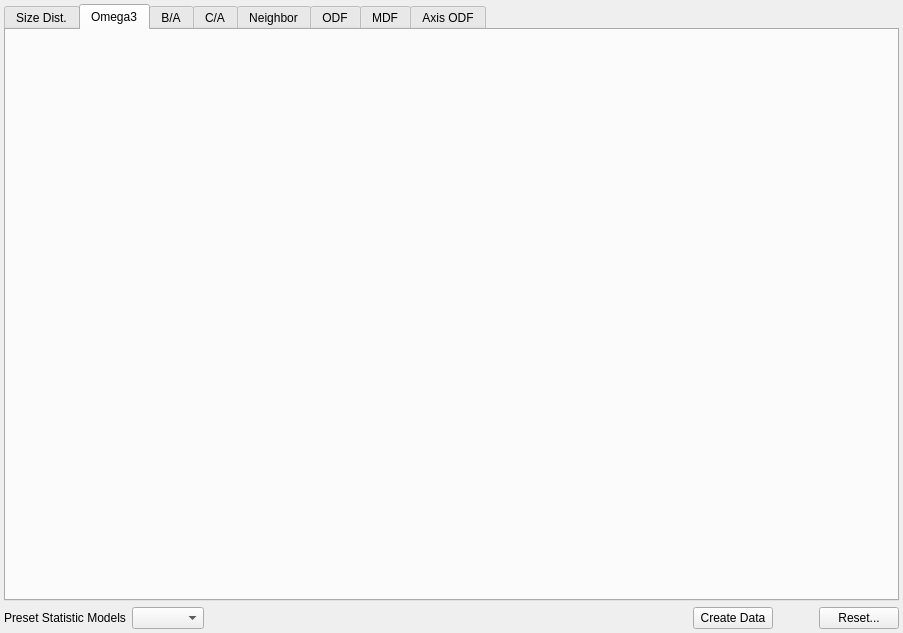
<?xml version="1.0" encoding="UTF-8"?>
<ui version="4.0">
 <class>PrecipitatePhaseWidget</class>
 <widget class="StatsGenWidget" name="PrecipitatePhaseWidget">
  <property name="geometry">
   <rect>
    <x>0</x>
    <y>0</y>
    <width>903</width>
    <height>633</height>
   </rect>
  </property>
  <property name="windowTitle">
   <string>Form</string>
  </property>
  <layout class="QGridLayout" name="gridLayout_2">
   <property name="leftMargin">
    <number>4</number>
   </property>
   <property name="topMargin">
    <number>4</number>
   </property>
   <property name="rightMargin">
    <number>4</number>
   </property>
   <property name="bottomMargin">
    <number>4</number>
   </property>
   <item row="0" column="0">
    <widget class="QTabWidget" name="statsGenPhaseTabWidget">
     <property name="currentIndex">
      <number>1</number>
     </property>
     <widget class="QWidget" name="featureSizeDistTab">
      <attribute name="title">
       <string>Size Dist.</string>
      </attribute>
      <layout class="QGridLayout" name="gridLayout">
       <property name="leftMargin">
        <number>4</number>
       </property>
       <property name="topMargin">
        <number>4</number>
       </property>
       <property name="rightMargin">
        <number>4</number>
       </property>
       <property name="bottomMargin">
        <number>4</number>
       </property>
       <item row="0" column="0">
        <widget class="StatsGenFeatureSizeWidget" name="m_FeatureSizeDistWidget" native="true">
         <property name="sizePolicy">
          <sizepolicy hsizetype="Expanding" vsizetype="Expanding">
           <horstretch>0</horstretch>
           <verstretch>0</verstretch>
          </sizepolicy>
         </property>
        </widget>
       </item>
      </layout>
     </widget>
     <widget class="QWidget" name="omega3Tab">
      <attribute name="title">
       <string>Omega3</string>
      </attribute>
      <layout class="QGridLayout" name="gridLayout_4">
       <property name="leftMargin">
        <number>4</number>
       </property>
       <property name="topMargin">
        <number>4</number>
       </property>
       <property name="rightMargin">
        <number>4</number>
       </property>
       <property name="bottomMargin">
        <number>4</number>
       </property>
       <item row="0" column="0">
        <widget class="StatsGenPlotWidget" name="m_Omega3Plot" native="true">
         <property name="sizePolicy">
          <sizepolicy hsizetype="Expanding" vsizetype="Expanding">
           <horstretch>0</horstretch>
           <verstretch>0</verstretch>
          </sizepolicy>
         </property>
         <property name="maximumSize">
          <size>
           <width>16777215</width>
           <height>16777215</height>
          </size>
         </property>
        </widget>
       </item>
      </layout>
     </widget>
     <widget class="QWidget" name="bOverATab">
      <attribute name="title">
       <string>B/A</string>
      </attribute>
      <layout class="QGridLayout" name="gridLayout_3">
       <property name="leftMargin">
        <number>4</number>
       </property>
       <property name="topMargin">
        <number>4</number>
       </property>
       <property name="rightMargin">
        <number>4</number>
       </property>
       <property name="bottomMargin">
        <number>4</number>
       </property>
       <item row="0" column="0">
        <widget class="StatsGenPlotWidget" name="m_BOverAPlot" native="true">
         <property name="sizePolicy">
          <sizepolicy hsizetype="Expanding" vsizetype="Expanding">
           <horstretch>0</horstretch>
           <verstretch>0</verstretch>
          </sizepolicy>
         </property>
         <property name="minimumSize">
          <size>
           <width>0</width>
           <height>0</height>
          </size>
         </property>
        </widget>
       </item>
      </layout>
     </widget>
     <widget class="QWidget" name="cOverATab">
      <attribute name="title">
       <string>C/A</string>
      </attribute>
      <layout class="QGridLayout" name="gridLayout_5">
       <property name="leftMargin">
        <number>4</number>
       </property>
       <property name="topMargin">
        <number>4</number>
       </property>
       <property name="rightMargin">
        <number>4</number>
       </property>
       <property name="bottomMargin">
        <number>4</number>
       </property>
       <item row="0" column="0">
        <widget class="StatsGenPlotWidget" name="m_COverAPlot" native="true">
         <property name="sizePolicy">
          <sizepolicy hsizetype="Expanding" vsizetype="Expanding">
           <horstretch>0</horstretch>
           <verstretch>0</verstretch>
          </sizepolicy>
         </property>
        </widget>
       </item>
      </layout>
     </widget>
     <widget class="QWidget" name="neighborTab">
      <attribute name="title">
       <string>Neighbor</string>
      </attribute>
      <layout class="QGridLayout" name="gridLayout_6">
       <property name="leftMargin">
        <number>4</number>
       </property>
       <property name="topMargin">
        <number>4</number>
       </property>
       <property name="rightMargin">
        <number>4</number>
       </property>
       <property name="bottomMargin">
        <number>4</number>
       </property>
       <item row="0" column="0">
        <widget class="StatsGenPlotWidget" name="m_NeighborPlot" native="true">
         <property name="sizePolicy">
          <sizepolicy hsizetype="Expanding" vsizetype="Expanding">
           <horstretch>0</horstretch>
           <verstretch>2</verstretch>
          </sizepolicy>
         </property>
        </widget>
       </item>
      </layout>
     </widget>
     <widget class="QWidget" name="odfTab">
      <attribute name="title">
       <string>ODF</string>
      </attribute>
      <layout class="QGridLayout" name="gridLayout_7">
       <property name="leftMargin">
        <number>4</number>
       </property>
       <property name="topMargin">
        <number>4</number>
       </property>
       <property name="rightMargin">
        <number>4</number>
       </property>
       <property name="bottomMargin">
        <number>4</number>
       </property>
       <item row="0" column="0">
        <widget class="StatsGenODFWidget" name="m_ODFWidget" native="true"/>
       </item>
      </layout>
     </widget>
     <widget class="QWidget" name="mdfTab">
      <attribute name="title">
       <string>MDF</string>
      </attribute>
      <layout class="QGridLayout" name="gridLayout_8">
       <property name="leftMargin">
        <number>4</number>
       </property>
       <property name="topMargin">
        <number>4</number>
       </property>
       <property name="rightMargin">
        <number>4</number>
       </property>
       <property name="bottomMargin">
        <number>4</number>
       </property>
       <item row="0" column="0">
        <widget class="StatsGenMDFWidget" name="m_MDFWidget" native="true"/>
       </item>
      </layout>
     </widget>
     <widget class="QWidget" name="axisOdfTab">
      <attribute name="title">
       <string>Axis ODF</string>
      </attribute>
      <layout class="QGridLayout" name="gridLayout_9">
       <property name="leftMargin">
        <number>4</number>
       </property>
       <property name="topMargin">
        <number>4</number>
       </property>
       <property name="rightMargin">
        <number>4</number>
       </property>
       <property name="bottomMargin">
        <number>4</number>
       </property>
       <item row="0" column="0">
        <widget class="StatsGenAxisODFWidget" name="m_AxisODFWidget" native="true"/>
       </item>
      </layout>
     </widget>
    </widget>
   </item>
   <item row="1" column="0">
    <layout class="QHBoxLayout" name="horizontalLayout_3">
     <item>
      <widget class="QLabel" name="label_6">
       <property name="text">
        <string>Preset Statistic Models</string>
       </property>
      </widget>
     </item>
     <item>
      <widget class="QComboBox" name="microstructurePresetCombo">
       <property name="enabled">
        <bool>true</bool>
       </property>
      </widget>
     </item>
     <item>
      <spacer name="horizontalSpacer_4">
       <property name="orientation">
        <enum>Qt::Horizontal</enum>
       </property>
       <property name="sizeHint" stdset="0">
        <size>
         <width>40</width>
         <height>20</height>
        </size>
       </property>
      </spacer>
     </item>
     <item>
      <widget class="QPushButton" name="m_GenerateDefaultData">
       <property name="toolTip">
        <string>Clicking this button will generate a default set of statistics data, over writing any custom data that has been entered into any of the sub tabs.</string>
       </property>
       <property name="text">
        <string>Create Data</string>
       </property>
      </widget>
     </item>
     <item>
      <spacer name="horizontalSpacer">
       <property name="orientation">
        <enum>Qt::Horizontal</enum>
       </property>
       <property name="sizeType">
        <enum>QSizePolicy::Preferred</enum>
       </property>
       <property name="sizeHint" stdset="0">
        <size>
         <width>40</width>
         <height>20</height>
        </size>
       </property>
      </spacer>
     </item>
     <item>
      <widget class="QPushButton" name="m_ResetDataBtn">
       <property name="toolTip">
        <string>Clicking this button will reset all the user settable values to their default values when the phase was first instantiated.</string>
       </property>
       <property name="text">
        <string>Reset...</string>
       </property>
      </widget>
     </item>
    </layout>
   </item>
  </layout>
 </widget>
 <customwidgets>
  <customwidget>
   <class>StatsGenMDFWidget</class>
   <extends>QWidget</extends>
   <header location="global">StatsGenMDFWidget.h</header>
   <container>1</container>
  </customwidget>
  <customwidget>
   <class>StatsGenWidget</class>
   <extends>QWidget</extends>
   <header location="global">StatsGenWidget.h</header>
   <container>1</container>
  </customwidget>
  <customwidget>
   <class>StatsGenPlotWidget</class>
   <extends>QWidget</extends>
   <header location="global">StatsGenPlotWidget.h</header>
   <container>1</container>
  </customwidget>
  <customwidget>
   <class>StatsGenODFWidget</class>
   <extends>QWidget</extends>
   <header location="global">StatsGenODFWidget.h</header>
   <container>1</container>
  </customwidget>
  <customwidget>
   <class>StatsGenAxisODFWidget</class>
   <extends>QWidget</extends>
   <header location="global">StatsGenAxisODFWidget.h</header>
  </customwidget>
  <customwidget>
   <class>StatsGenFeatureSizeWidget</class>
   <extends>QWidget</extends>
   <header location="global">StatsGenFeatureSizeWidget.h</header>
   <container>1</container>
  </customwidget>
 </customwidgets>
 <resources/>
 <connections/>
</ui>
